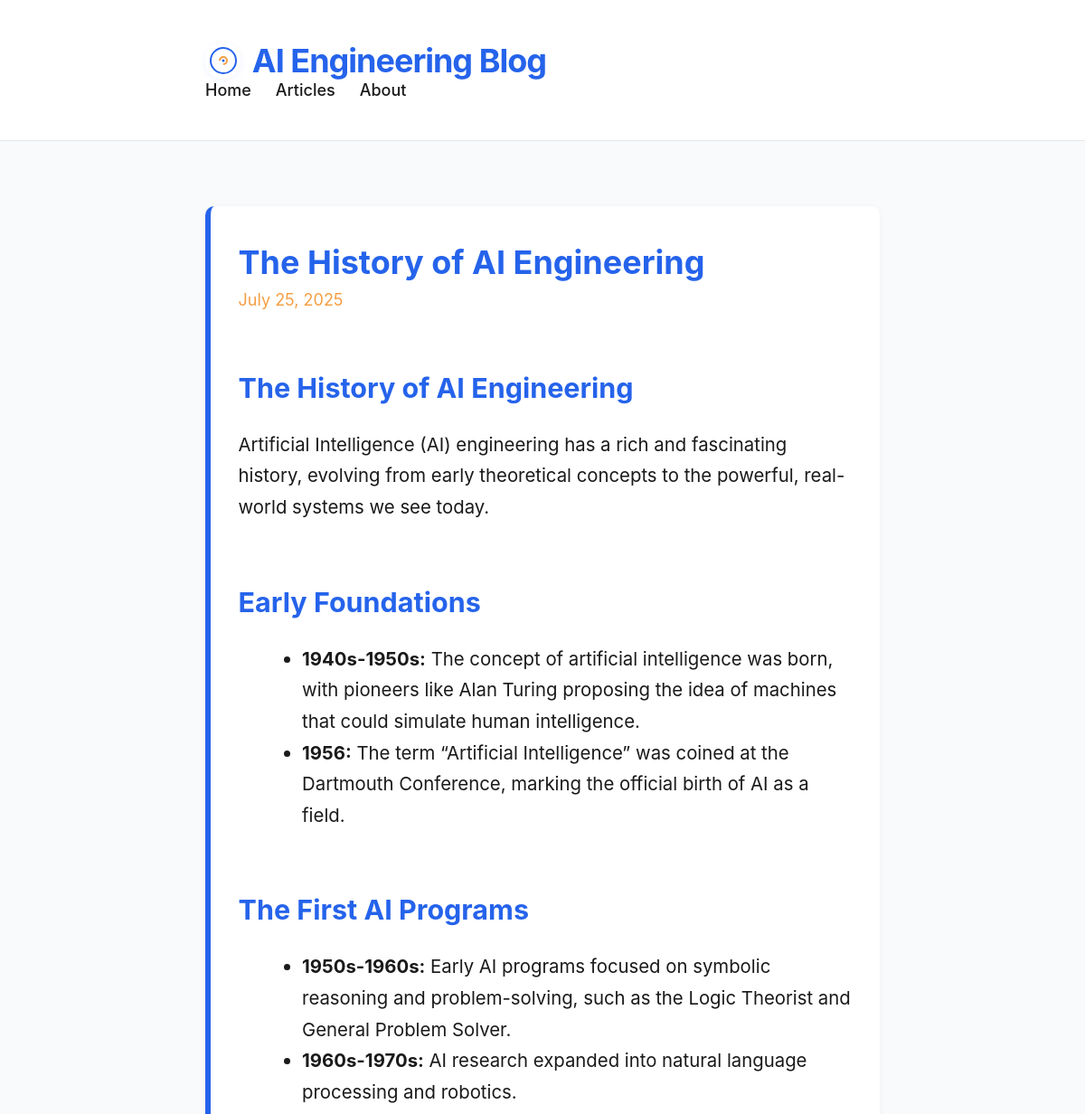
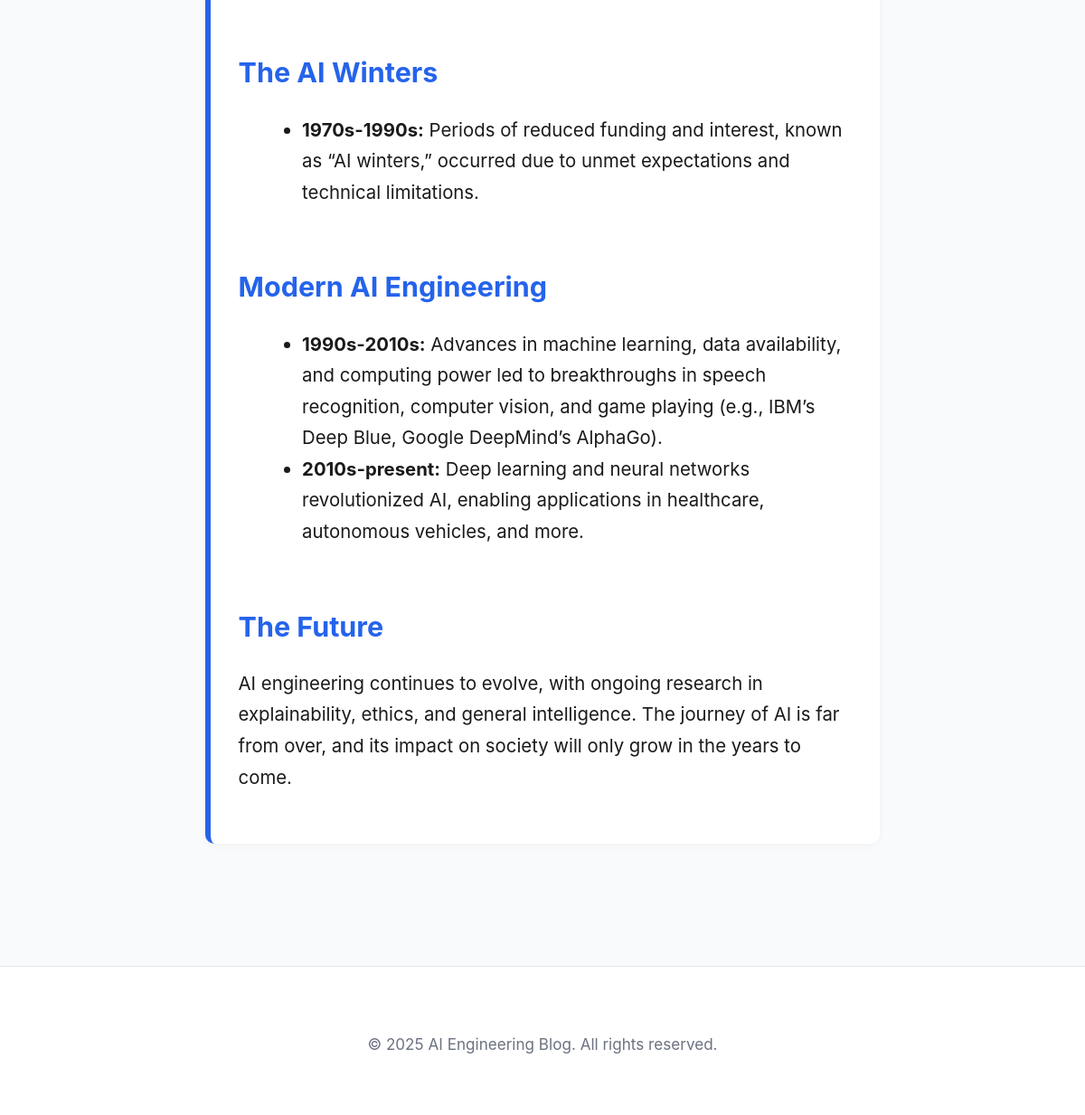
Screenshot of /the-history-of-ai-engineering/ with the database file from the repository (2 pictures, top to bottom).
### articles/models.py (models this page shows, shortened)
class Article(models.Model):
    title = models.CharField(max_length=200)
    slug = models.SlugField(unique=True)
    content = models.TextField()
    created_at = models.DateTimeField(auto_now_add=True)

### articles/views.py (the view)
# urls.py: path("<slug:slug>/", views.article_detail, name="article_detail"),
def article_detail(request, slug):
    article = get_object_or_404(Article, slug=slug)
    html_content = mark_safe(markdown.markdown(article.content, extensions=['fenced_code', 'codehilite']))
    return render(request, "articles/detail.html", {"article": article, "html_content": html_content})

### articles/templates/articles/detail.html (shortened to what this page needs)
{% extends 'articles/base.html' %}
{% block content %}
<article class="article-detail">
    <h2 class="article-title">{{ article.title }}</h2>
    <div class="date">{{ article.created_at|date:"F j, Y" }}</div>
    <div class="article-body">
        {{ html_content|safe }}
    </div>
</article>
{% endblock %}

### articles/static/css/style.css (style rules this page uses)
:root { --accent: #2563eb; --secondary: #f59e42; --bg: #f9fafb; --bg-alt: #e0e7ef; --text: #1a1a1a; --muted: #6b7280; --radius: 10px; --logo-bg: #fff; }
html { box-sizing: border-box; font-size: 18px; }
*, *:before, *:after { box-sizing: inherit; }
body { margin: 0; padding: 0; background: var(--bg); color: var(--text); font-family: 'Inter', 'Segoe UI', 'Helvetica Neue', Arial, sans-serif; min-height: 100vh; }
.article-detail { background: #fff; border-radius: var(--radius); box-shadow: 0 2px 8px rgba(0,0,0,0.04); padding: 2.2rem 1.7rem 2rem 1.7rem; margin-bottom: 2.5rem; border-left: 6px solid var(--accent); }
.article-title { font-size: 2rem; font-weight: 700; margin: 0 0 0.5rem 0; color: var(--accent); }
.article-detail .date { color: var(--secondary); font-size: 1rem; margin-bottom: 1.5rem; }
.article-body { color: var(--text); font-size: 1.13rem; line-height: 1.7; }
.article-body h1, .article-body h2, .article-body h3 { color: var(--accent); margin-top: 2em; margin-bottom: 0.5em; }
.article-body ul, .article-body ol { margin-left: 1.5em; margin-bottom: 1.2em; }

### rows the page displays
Article: title "The History of AI Engineering", created_at "July 25, 2025", title "The History of AI Engineering Artificial Intelligence (AI) engineering has a rich and fascinating history, evolving from early theoretical concepts to the powerful, real-world systems we see today. Early Foundations 1940s-1950s: The concept of artificial intelligence was born, with pioneers like Alan Turing proposing the idea of machines that could simulate human intelligence. 1956: The term “Artificial Intelligence” was coined at the Dartmouth Conference, marking the official birth of AI as a field. The First AI Programs 1950s-1960s: Early AI programs focused on symbolic reasoning and problem-solving, such as the Logic Theorist and General Problem Solver. 1960s-1970s: AI research expanded…"
